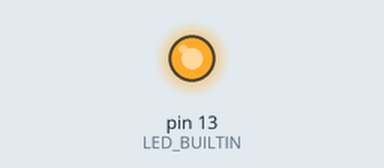
Recording of a sketch running on a simulated Arduino Uno, built with avr-gcc and run on an emulated ATmega328P. On the bench: output pins drawn as LEDs (lit = HIGH). What the sketch prints to the serial monitor is not drawn.

Above: at 0.5 s.
At 3.5 s:
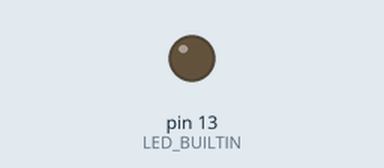
Timing chart, 0 to 6.6 s (numbered marks = the images above):
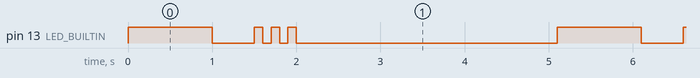

Measured:
- by itself, pin 13 (LED_BUILTIN): repeats every 5.1 s: LOW 0.50 s, 2 × (HIGH 0.10 s, LOW 0.10 s), HIGH 0.10 s, LOW 3.1 s, HIGH 1.0 s
- by itself, everything shown: repeats every 5.1 s, in 8 steps

The sketch:

led_blink.ino
```cpp
//#include <libusb.h>

void setup() {
  // put your setup code here, to run once:
  pinMode(LED_BUILTIN, OUTPUT);
  Serial.begin(9600);
}

void loop() {
  // put your main code here, to run repeatedly:

  for (int i = 0; i < 1; ++i) {
  digitalWrite(LED_BUILTIN, HIGH);
  delay(1000);
  digitalWrite(LED_BUILTIN, LOW);
  delay(500);
  }

  for (int i = 0; i < 3; ++i) {
    digitalWrite(LED_BUILTIN, HIGH);
    delay(100);
    digitalWrite(LED_BUILTIN, LOW);
    delay(100);
  }

  delay(3000);

  Serial.print("looping");

}
```
